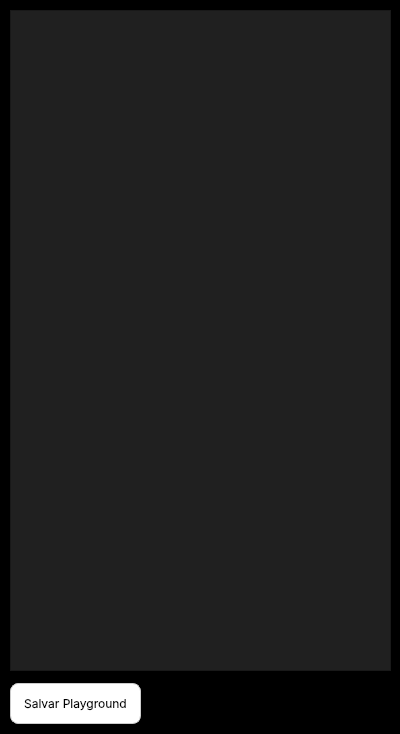
<?xml version="1.0" encoding="UTF-8"?>
<ui version="4.0">
 <class>Form</class>
 <widget class="QWidget" name="Form">
  <property name="geometry">
   <rect>
    <x>0</x>
    <y>0</y>
    <width>400</width>
    <height>734</height>
   </rect>
  </property>
  <property name="windowTitle">
   <string>Form</string>
  </property>
  <property name="styleSheet">
   <string notr="true">
    background-color: #000000;
    font-family: 'Inter', sans-serif;
   </string>
  </property>
  <widget class="QTextEdit" name="textEdit">
   <property name="geometry">
    <rect>
     <x>10</x>
     <y>10</y>
     <width>381</width>
     <height>661</height>
    </rect>
   </property>
   <property name="maximumSize">
    <size>
     <width>381</width>
     <height>16777215</height>
    </size>
   </property>
   <property name="styleSheet">
    <string notr="true">
    background-color: #202020;
    font-family: 'Inter', sans-serif;
   </string>
   </property>
  </widget>
  <widget class="QPushButton" name="btnSalvar">
   <property name="geometry">
    <rect>
     <x>10</x>
     <y>683</y>
     <width>131</width>
     <height>41</height>
    </rect>
   </property>
   <property name="font">
    <font>
     <family>Inter</family>
     <kerning>true</kerning>
    </font>
   </property>
   <property name="styleSheet">
    <string notr="true">QPushButton {
    background-color: white;
    color: black;
    border: 1px solid #ccc;
    border-radius: 8px;
    text-align: center;
    padding-left: 10px;
}

QPushButton:hover {
    background-color: #f0f0f0;
}</string>
   </property>
   <property name="text">
    <string>Salvar Playground   </string>
   </property>
  </widget>
 </widget>
 <resources/>
 <connections/>
</ui>
